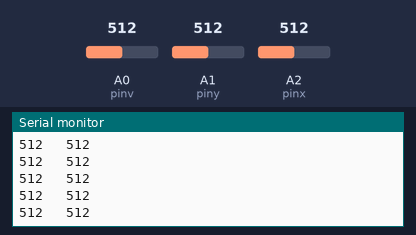
Bench run of a sketch on a simulated Arduino Uno, built with avr-gcc and run on an emulated ATmega328P. Parts: the last lines printed to the serial monitor. The inputs (shaded band) are chosen by the test bench; at power-on: A1 (piny) = 512, A2 (pinx) = 512, A0 (pinv) = 512.

Above: at 1.2 s.
1.3 s: A1 (piny) set to 716
At 1.46 s:
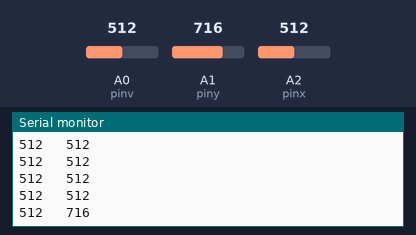
2.8 s: A2 (pinx) set to 716
At 2.94 s:
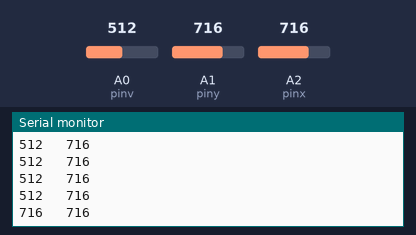
4.3 s: A1 (piny) set to 900
At 4.41 s:
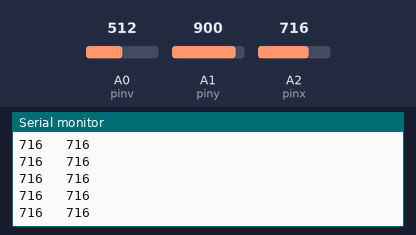
5.8 s: A2 (pinx) set to 900
At 5.89 s:
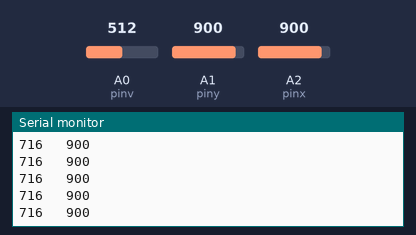
Timing chart, 0 to 8.3 s (numbered marks = the images above; inputs shaded):
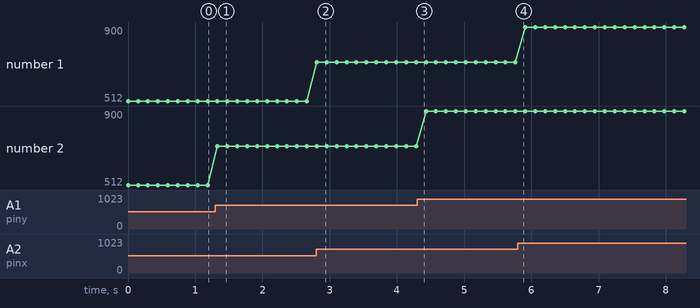

The sketch:

ir-sender.ino
```cpp
#include <IRremote.h> // >v3.0.0

#define PIN_SEND 11
#define pinx A2
#define piny A1
#define pinv A0
int x = 0;
int y = 0;
int v = 0;

void setup()
{
  IrSender.begin(PIN_SEND); // Initializes IR sender
  pinMode(pinx, INPUT);
  pinMode(piny, INPUT);
  pinMode(pinv, INPUT);
  Serial.begin(250000);
}

void loop()
{
  /*IrSender.sendNEC(255, 0x34, true, 0);
  delay(50);*/
  x = analogRead(pinx);
  y = analogRead(piny);
  v = analogRead(pinv);
  Serial.print(x);
  Serial.print("   ");
  Serial.println(y);
  x = x + 6001;
  y = y + 8001;
  IrSender.sendNEC(y, 0x0, true);
  delay(6);
  IrSender.sendNEC(x, 0x34, true);
  delay(5);


}
```

Measured:
- after the input at 1.3 s, the serial monitor: prints a new line at once (image 1)
- after the input at 2.8 s, the serial monitor: prints a new line at once (image 2)
- plotted number 2: 512 → 716 after the input at 1.3 s, 716 → 900 after the input at 4.3 s
